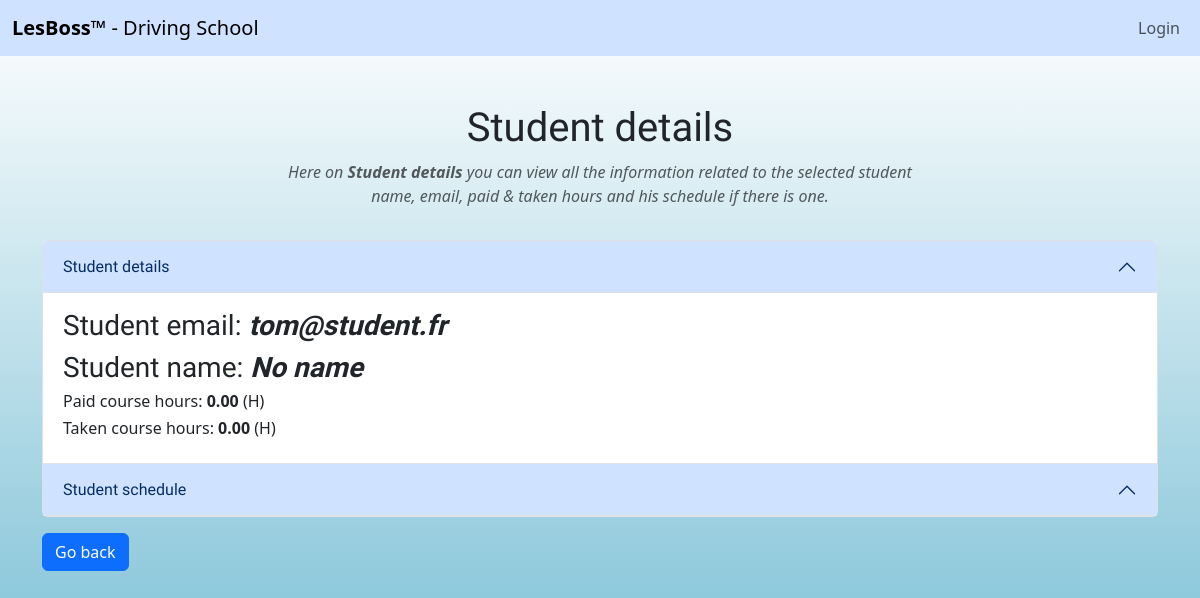
/student-details/7/, run on the app's committed database.
### app/models.py (models this page shows, shortened)
class User(AbstractBaseUser, PermissionsMixin):
    STUDENT = 1
    INSTRUCTOR = 2
    ADMIN = 3
    SECRETARY = 4
    USER_ROLE_CHOICES = [
        (STUDENT, 'Student'),
        (INSTRUCTOR, 'Instructor'),
        (ADMIN, 'Admin'),
        (SECRETARY, 'Secretary'),
    ]
    PASSED = 1
    FAILED = 2
    NOT_CONCERNED = 3
    ExamStatus = [
        (PASSED, 'passed'),
        (FAILED, 'failed'),
        (NOT_CONCERNED, 'not concerned'),
    ]
    role = models.PositiveSmallIntegerField(choices=USER_ROLE_CHOICES, blank=True, null=True)
    exam_status = models.PositiveSmallIntegerField(choices=ExamStatus, blank=True, null=True)
    paid_course_hours = models.DecimalField(max_digits=10, decimal_places=2, default=0)
    taken_course_hours = models.DecimalField(max_digits=10, decimal_places=2, default=0)
    student_timeslots = models.ManyToManyField('TimeSlot', blank=True, related_name='students')
    email = models.EmailField(max_length=254, unique=True)
    name = models.CharField(max_length=254, null=True, blank=True)
    is_staff = models.BooleanField(default=False)
    is_superuser = models.BooleanField(default=False)
    is_active = models.BooleanField(default=True)
    last_login = models.DateTimeField(null=True, blank=True)
    date_joined = models.DateTimeField(auto_now_add=True)
    assigned_instructor = models.ForeignKey('User', on_delete=models.SET_NULL, related_name='student_instructor', null=True, blank=True, limit_choices_to=Q(role=2))
    USERNAME_FIELD = 'email'
    EMAIL_FIELD = 'email'
    REQUIRED_FIELDS = []
    objects = UserManager()

### app/views.py (the view)
# urls.py: path('student-details/<int:student_pk>/', views.student_details, name='student-details'),
def student_details(request, student_pk):
    instance = User.objects.get(pk=student_pk)
    student_courses = Course.objects.filter(assigned_student=instance)
    return render(request, 'settings/shared/student-details.html',
                  {'student': instance, 'student_courses': student_courses})

### app/templates/settings/shared/student-details.html (shortened to what this page needs)
{% extends 'app/base.html' %}
{% load static %}
{% block content %}
<link rel="stylesheet" href="{% static 'css/student-details.css' %}">
<link rel="stylesheet" href="{% static 'css/tab.css' %}">
    <div class="container mt-5">
        <div class="row text-center mt-3">
            <div class="col">
                <h1>Student details</h1>
                <p class="lean text-muted"><i>Here on <b>Student details</b> you can view all the information related to the selected student
                    <br>name, email, paid & taken hours and his schedule if there is one.</i></p>
            </div>
        </div>
        <div class="row mt-3">
            <div class="col-md-12">
                <div class="accordion ">
                    <div class="accordion-item">
                        <h3 class="accordion-header" id="headingOne">
                            <button class="accordion-button" type="button" data-bs-toggle="collapse"
                                    data-bs-target="#collapseOne" aria-expanded="true" aria-controls="collapseOne">
                                Student details
                            </button>
                        </h3>
                        <div id="collapseOne" class="collapse show accordion-collapse">
                            <div class="accordion-body">
                                <h3>Student email: <b><i>{{ student.email }}</i></b></h3>
                                <h3>Student name: {% if student.name %}  <b><i>{{ student.name }}</i></b>
                                    {% else %} <b><i>No name</i></b> {% endif %} </h3>
                                <h6>Paid course hours: <b>{{ student.paid_course_hours }}</b> (H)</h6>
                                <h6>Taken course hours: <b>{{ student.taken_course_hours }}</b> (H)</h6>
                            </div>
                        </div>
                    </div>
                    <div class="accordion-item">
                        <h3 class="accordion-header" id="headingTwo">
                            <button class="accordion-button" type="button" data-bs-toggle="collapse"
                                    data-bs-target="#collapseTwo" aria-expanded="true" aria-controls="collapseTwo">
                                Student schedule
                            </button>
                        </h3>
                    </div>
                </div>
                <a href="{% url 'user-dashboard' %}" class="btn btn-primary mt-3">Go back</a>
            </div>
        </div>
    </div>
{% endblock %}

### app/static/css/student-details.css (style rules this page uses)
body { background: rgb(255,255,255); background: linear-gradient(180deg, rgba(255,255,255,0.9205883036808473) 0%, rgba(80,171,200,0.8617647742690826) 100%); background-attachment: fixed; }
h1 { font-family: 'Righteous', cursive; }
h3 { font-family: 'Righteous', cursive; }

### data on the page
User: email "tom@student.fr", paid_course_hours "0.00", taken_course_hours "0.00"
